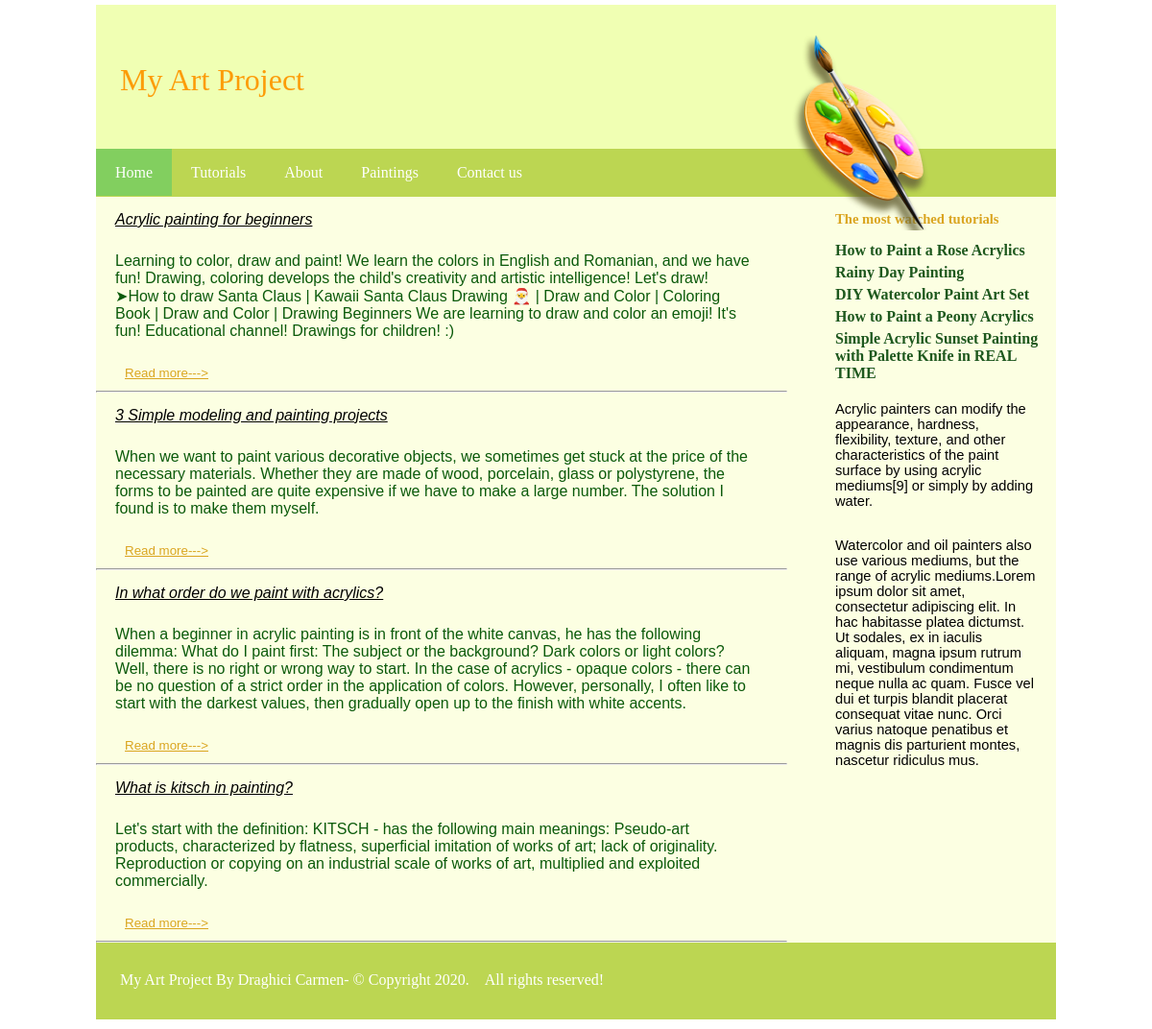
The page / on the database its author committed.
### tables this page shows
CREATE TABLE `articles` (
  `id_article` int(11) NOT NULL,
  `title` varchar(255) NOT NULL,
  `content` text NOT NULL,
  `img_post` varchar(255) NOT NULL,
  `views` int(11) NOT NULL DEFAULT 0
);

### index.php (the view, shortened to what this page needs)
<?php
    include 'connect.php';
?>
<!DOCTYPE html>
<html lang="en">
<head>
    <link rel="stylesheet" type="text/css" href="css/style.css"/>
</head>
<body>
    <div class="icon"><img src="images/header copy.png" width="200px" height="auto"></div>
    <div class="header"><p>My Art Project</p>
    </div>
    <div class="menu">
        <ul>
            <li class="active"><a href="index.php">Home</a></li>
            <li><a href="tutoriale.php">Tutorials</a></li>
            <li><a href="about.php">About</a></li>
            <li><a href="tablouri.php">Paintings</a></li>
            <li><a href="propune.php">Contact us</a></li>
        </ul>
    </div>
    <div class="all">
    <div class="sidebar">
            <p><a href="#" class="cele">The most watched tutorials</a>
                <ul class="lista">
                <li><b><a href="https://www.youtube.com/watch?time_continue=6&v=mmwzmVwIu8U&feature=emb_title;">How to Paint a Rose Acrylics</a></b></li>
                    <li><b><a href="https://www.youtube.com/watch?v=zwzBQzj02eo&t=2s;">Rainy Day Painting</a></b></li>
                    <li><b><a href="https://www.youtube.com/watch?v=gcdku9RzkTU">DIY Watercolor Paint Art Set</a></b></li>
                    <li><b><a href="https://www.youtube.com/watch?v=FOz8q6THZyU">How to Paint a Peony Acrylics</a></b></li>
                    <li><b><a href="https://www.youtube.com/watch?v=xwUsfh50NR0">Simple Acrylic Sunset Painting with Palette Knife in REAL TIME</a></b></li>
                </ul>
                <p>Acrylic painters can modify the appearance, hardness, flexibility, texture, and other characteristics of the paint surface by using acrylic mediums[9] or simply by adding water.</p><p> Watercolor and oil painters also use various mediums, but the range of acrylic mediums.Lorem ipsum dolor sit amet, consectetur adipiscing elit. In hac habitasse platea dictumst. Ut sodales, ex in iaculis aliquam, magna ipsum rutrum mi, vestibulum condimentum neque nulla ac quam. Fusce vel dui et turpis blandit placerat consequat vitae nunc. Orci varius natoque penatibus et magnis dis parturient montes, nascetur ridiculus mus. </p>
        </p>
    </div>
    <div class="content">
        <?php
           $sql = "SELECT * FROM articles";
           $result = mysqli_query($con, $sql);
           $row = $result->fetch_assoc();
           do{
            ?>
        <a href="view.php?id=<?php echo  $row['id_article'];?>" style="color:#000;" ><p style="paddind-left:30px;" class="title"><i><?php echo $row['title'];?></i></p></a>
         <p><?php
        echo $row['content'];
        ?></p>
        <p><a href="view.php?id=<?php echo  $row['id_article'];?>" class="detalii">Read more---></a></p>
        <hr>
        <?php
           }
           while($row = $result->fetch_assoc());
           ?>
    </div>
</div>
    <div class="footer">
    <p>My Art Project By Draghici Carmen- &copy; Copyright 2020.&nbsp;&nbsp;&nbsp;&nbsp;All rights reserved!</p>
        </div>
</body>
</html>

### css/style.css (style rules this page uses)
* { padding:0; margin: 0; }
body { margin:0; padding:0; }
.header { width:1000px; margin:5px auto 0 auto; height: 150px; background: #f0ffb3; padding: 0; }
.header p { font-family: Myriad Pro; font-weight: blod; color: #fc9c08; font-size: 24pt; padding-top: 45pt; padding-left: 25px; }
.menu { width: 1000px; height: 50px; background: #bcd652; margin: 0 auto; }
.menu ul { list-style: none; }
.menu ul li { float: left; padding: 15.5px 20px; display: block; }
.menu ul li a { text-decoration: none; color: #fff; font-family: Myriad Pro; font-size: 12pt; display: block; }
.icon { position: absolute; z-index: 999999999999; width: 150px; height: auto; margin-left: 800px; margin-top: 30px; padding: 0; }
.content { text-decoration: none; color: rgb(11, 90, 11); width: 720px; font-family: Arial, Helvetica, sans-serif; font-size: 12pt; background: #fcffe2; }
.content p { padding: 15px 35px 10px 20px; }
.sidebar { float: right; width: 250px; }
.sidebar p { padding: 15px 20px; font-family: Arial, Helvetica, sans-serif; font-size: 11pt; }
.all { width: 1000px; margin: 0 auto; background: #fcffe2; }
.detalii { font-size: 10pt; color: goldenrod; padding-left: 10px; margin-top: 5px; }
.cele { text-decoration: none; color: goldenrod; text-align: center; font-weight: bold; font-family: Myriad Pro; }
.lista { padding-left: 20px; text-decoration: none; list-style: none; }
.lista li { padding-bottom: 5px; }
.lista a { color: rgb(30, 88, 30); text-decoration: none; }
.footer { width: 1000px; height: 80px; background: #bcd652; margin: 0 auto; margin-bottom: 10px; clear: both; }
.footer p { color:#fff; font-family: Myriad Pro; font-size: 12pt; padding-left: 25px; padding-top: 30px; }
.active { background: #82cf5f; }

### rows shown on the page
articles: title "Acrylic painting for beginners", content "Learning to color, draw and paint! We learn the colors in English and Romanian, and we have fun! Drawing, coloring develops the child's creativity and artistic intelligence! Let's draw! ➤How to draw Santa Claus | Kawaii Santa Claus Drawing 🎅 | Draw and Color | Coloring Book | Draw and Color | Drawing Beginners We are learning to draw and color an emoji! It's fun! Educational channel! Drawings for children! :)"
articles: title "3 Simple modeling and painting projects", content "When we want to paint various decorative objects, we sometimes get stuck at the price of the necessary materials. Whether they are made of wood, porcelain, glass or polystyrene, the forms to be painted are quite expensive if we have to make a large number. The solution I found is to make them myself."
articles: title "In what order do we paint with acrylics?", content "When a beginner in acrylic painting is in front of the white canvas, he has the following dilemma: What do I paint first: The subject or the background? Dark colors or light colors? Well, there is no right or wrong way to start. In the case of acrylics - opaque colors - there can be no question of a strict order in the application of colors. However, personally, I often like to start with the darkest values, then gradually open up to the finish with white accents."
articles: title "What is kitsch in painting?", content "Let's start with the definition: KITSCH - has the following main meanings: Pseudo-art products, characterized by flatness, superficial imitation of works of art; lack of originality. Reproduction or copying on an industrial scale of works of art, multiplied and exploited commercially."
